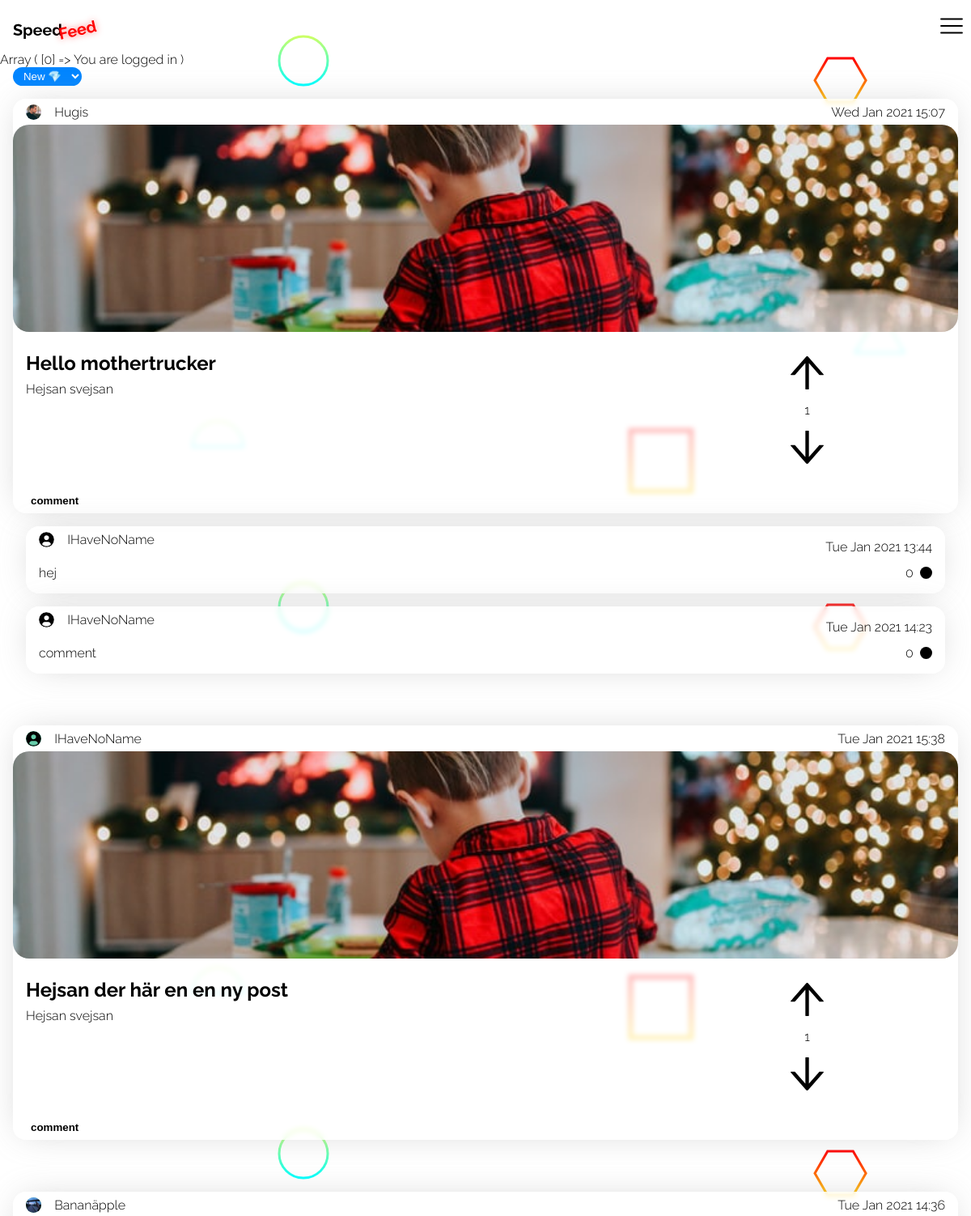
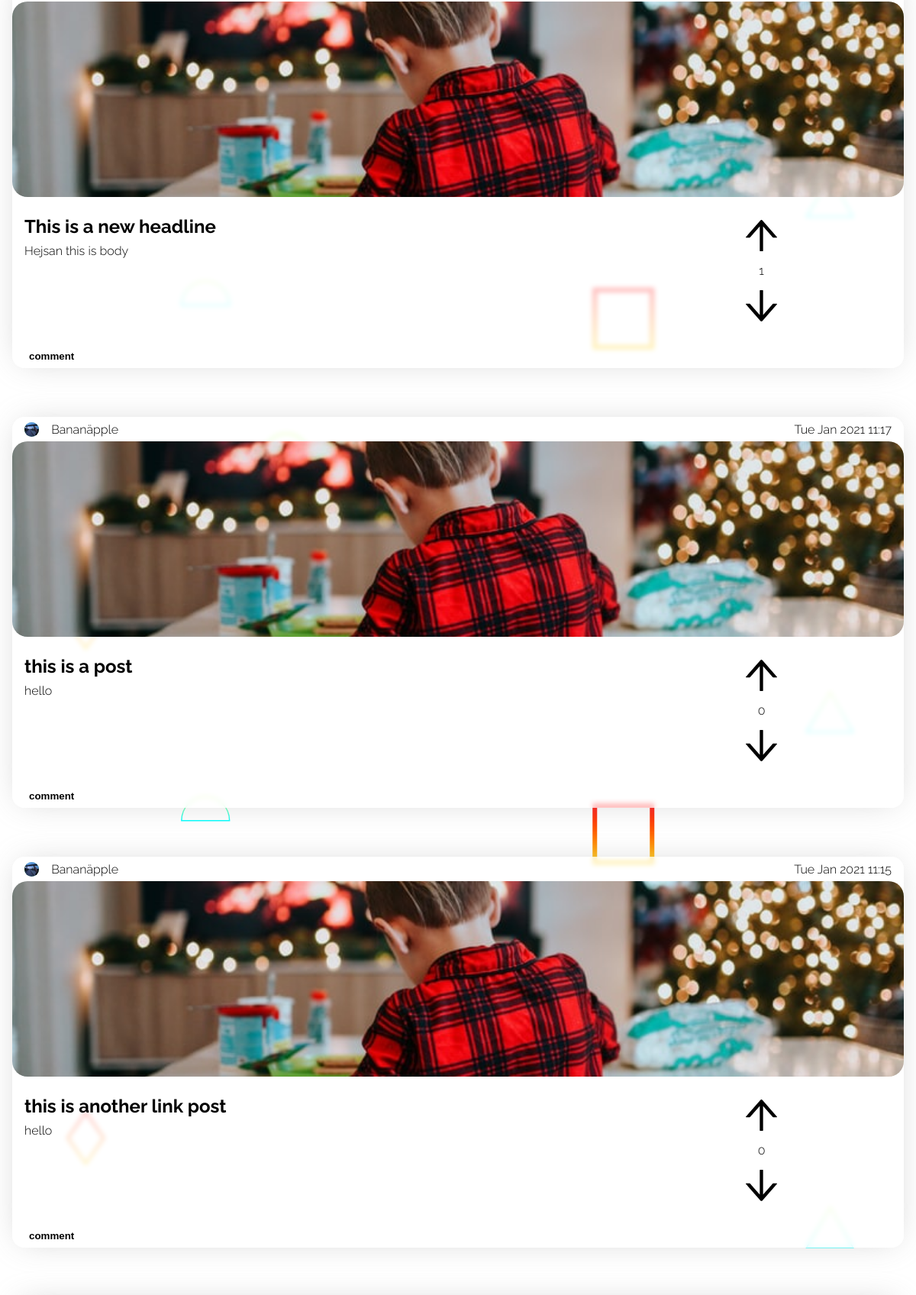
The app's page /views/index.php (signed in, upper part) with its own data (2 pictures, top to bottom).
### tables this page shows
CREATE TABLE "Users" ("id" integer,"name" varchar,"email" varchar,"avatar_path" varchar,"password_hash" varchar,"bio" text, "sort_by" varchar, PRIMARY KEY (id));

CREATE TABLE "Posts" ("id" integer,"user_id" int,"header" varchar,"body" text,"date" int, "color" varchar, "upDown" int, "link" varchar, PRIMARY KEY (id));

CREATE TABLE "Comments" ("id" integer,"user_id" int,"post_id" int,"body" text, "date" int, PRIMARY KEY (id));

### functions.php (called while the page is built, shortened)
<?php
function logMessage()
{
    $errorArray = [];
    if (count($_SESSION['message']) > 0) {
        foreach (($_SESSION['message']) as $message) {
            if ($message['type'] !== 3) {
                $errorArray[] = $message['message'];
            } else {
                $errorArray = [];
            }
        }
        if (count($errorArray) > 0) {
            print_r($errorArray);
        }
    }
}
function existUpvote($db, $commentid, $userid)
{
    $query = 'SELECT * FROM comment_likes WHERE comment_id = :comment_id AND user_id = :user_id';
    $statement = $db->prepare($query);
    $statement->bindParam(':comment_id', $commentid, PDO::PARAM_INT);
    $statement->bindParam(':user_id', $userid, PDO::PARAM_INT);
    $statement->execute();
    $upvote = $statement->fetch(PDO::FETCH_ASSOC);
    if ($upvote) {
        return true;
    } else {
        return false;
    }
}
function getUpvotes($db, $id): int
{
    $query = 'SELECT COUNT(*) FROM comment_likes WHERE comment_id = :comment_id';
    $statement = $db->prepare($query);
    $statement->bindParam(':comment_id', $id, PDO::PARAM_INT);
    $statement->execute();
    $upvotes = $statement->fetch(PDO::FETCH_ASSOC);
    return (int) $upvotes["COUNT(*)"];
}

### views/index.php (the view, shortened to what this page needs)
<?php
require('header.php');
require('../functions.php');
$db = new PDO('sqlite:../hacker_news_database.sqlite3');
if (isset($_SESSION['user'])) {
    $userId = $_SESSION['user']['id'];
    $stmt = $db->prepare("SELECT sort_by FROM Users where id = :userId");
    $stmt->bindParam(':userId', $userId);
    $stmt->execute();
    $data = $stmt->fetch(PDO::FETCH_ASSOC);
    $sort_by = $data['sort_by'];
} else {
    if (isset($_SESSION['sort'])) {
        $sort_by = $_SESSION['sort'];
    } else {
        $sort_by = 'new';
    }
}
if ($sort_by === 'new') {
    $result = $db->query("SELECT * FROM Posts ORDER BY \"date\" DESC LIMIT 30");
} else if ($sort_by === 'mostupvoted') {
    $result = $db->query("SELECT id, user_id, header, body, date, link, ifnull((select sum(up_down) from likes where posts.id=likes.post_id), 0) AS antallikes FROM Posts ORDER BY antallikes DESC LIMIT 30");
}
$posts = $result->fetchAll(PDO::FETCH_ASSOC);
?>
<body>
    <?php require('./nav.php') ?>
    <select class="sort-by" name="sort" id="">
        <option <?php if ($sort_by === 'new') {
                    echo 'selected';
                } ?>value="new">New 💎</option>
    </select>
    <?php foreach ($posts as $post) : ?>
        <?php
        $postId = $post['id'];
        $upvoteImage = '/images/upvote.svg';
        $downvoteImage = '/images/downvote.svg';
        if (isset($_SESSION['user'])) {
            $hasLikedResult = $db->query("SELECT * FROM Likes WHERE post_id = $postId AND user_id = $userId AND up_down = 1");
            $hasLikedData = $hasLikedResult->fetch(PDO::FETCH_ASSOC);
            if (isset($hasLikedData['id'])) {
                $hasLiked = true;
                $upvoteImage = '/images/upvoteActive.svg';
            } else {
                $hasLiked = false;
                $upvoteImage = '/images/upvote.svg';
            }
            $hasDislikedResult = $db->query("SELECT id FROM Likes WHERE post_id = $postId AND user_id = $userId AND up_down = -1");
            $hasDislikedData = $hasDislikedResult->fetch(PDO::FETCH_ASSOC);
            if (isset($hasDislikedData['id'])) {
                $hasDisliked = true;
                $downvoteImage = '/images/downvoteActive.svg';
            } else {
                $hasDisliked = false;
                $downvoteImage = '/images/downvote.svg';
            }
        }
        $commentResult = $db->query("SELECT * FROM Comments WHERE post_id = $postId");
        $comments = $commentResult->fetchAll(PDO::FETCH_ASSOC);
        $likesResult = $db->query("SELECT COUNT(user_id) AS 'likes' FROM Likes WHERE post_id = $postId AND up_down = 1");
        $likes = $likesResult->fetch(PDO::FETCH_ASSOC)['likes'];
        $dislikeResult = $db->query("SELECT COUNT(user_id) AS 'dislikes' FROM Likes WHERE post_id = $postId AND up_down = -1");
        $dislikes = $dislikeResult->fetch(PDO::FETCH_ASSOC)['dislikes'];
        $LikesSum = $likes - $dislikes;
        $postUserId = $post['user_id'];
        $result = $db->query("SELECT * FROM Users WHERE id = $postUserId");
        $user = $result->fetch(PDO::FETCH_ASSOC);
        isset($user['avatar_path']) ? $avatarPath = $user['avatar_path'] : $avatarPath = '/Account/uploads/default.svg';
        if (isset($user['name'])) {
            $userName = $user['name'];
        } else {
            $userName = 'IHaveNoName';
        }
        ?>
        <div data-postId="<?= $postId ?>" class="post id<?= $postId ?> post-group<?= $postId ?>">
            <div class="date-section">
                <div class="left">
                    <img src=<?= $avatarPath ?> alt="">
                    <p class="name"><?= $userName ?></p>
                </div>
                <div class="right">
                    <p class="date"><?= date('D M Y H:i', $post['date']) ?></p>
                </div>
            </div>
            <a href="<?= $post['link'] ?>">
                <div class="image-section">
                    <img src="/images/photo-1609050470947-f35aa6071497.jpeg" alt="">
                </div>
            </a>
            <div class="text-section">
                <div class="text-section-text">
                    <h2><?= $post['header'] ?></h2>
                    <p><?= $post['body'] ?></p>
                </div>
                <div class="text-section-vote" data-post="<?= $post['id'] ?>">
                    <div class="upvote-section img-container">
                        <img class="upvote <?= $hasLiked ? 'upvote-active' : 'upvoteInactive' ?>" src="<?= $upvoteImage ?>" alt="">
                    </div>
                    <p><?= $LikesSum ?></p>
                    <div class="downvote-section img-container">
                        <img class="downvote <?= $hasDisliked ? 'downvote-active' : 'downvoteInactive' ?>" src="<?= $downvoteImage ?>" alt="">
                    </div>
                </div>
            </div>
            <div class="bottom-section">
                <div class="left">
                    <button class="post-coment-button">comment</button>
                </div>
            </div>
        </div>
        <?php foreach ($comments as $comment) : ?>
            <?php
            $commenter_id = $comment['user_id'];
            $result = $db->query("SELECT name FROM Users WHERE id = $commenter_id");
            $data = $result->fetch(PDO::FETCH_ASSOC);
            $commenter_name = $data['name'];
            $commentId = $comment['id'];
            $commenterId = $comment['user_id'];
            $result = $db->query("SELECT * FROM Users WHERE id = $commenterId");
            $commenter = $result->fetch(PDO::FETCH_ASSOC);
            $commentImageURL = $commenter['avatar_path'];
            isset($commenter['avatar_path']) ? $commentImageURL = $commenter['avatar_path'] : $commentImageURL = '/Account/uploads/default.svg';
            if (isset($commenter['name'])) {
                $commenter_name = $commenter['name'];
            } else {
                $commenter_name = 'IHaveNoName';
            }
            ?>
            <div data-postId="<?= $postId ?>" data-id="<?= $commentId ?>" class="comment post<?= $postId ?> post-group<?= $postId ?> comment-id<?= $commentId ?>">
                <div class="upper">
                    <div class="left">
                        <img src=<?= $commentImageURL ?> alt="">
                        <p class="name"><?= $commenter_name ?></p>
                    </div>
                    <div class="right">
                        <p class="date"><?= date('D M Y H:i', $comment['date']) ?></p>
                    </div>
                </div>
                <div class="lower">
                    <div class="left">
                        <p class="comment-paragraph"><?= $comment['body'] ?></p>
                    </div>
                    <div class="right">
                        <span class="vote-number" data-id="<?= $commentId; ?>"><?= getUpvotes($db, $commentId) ?></span>
                        <?php if (isset($_SESSION['user'])) : ?>
                            <form class="like-comment-form" action="/Account/like-comment.php" method="post">
                                <?php if (!existUpvote($db, $commentId, $_SESSION['user']['id'])) : ?>
                                    <button style="background-color: black;" value="submit" type="submit" class="like-comment-button" data-id="<?= $commentId; ?>"></button>
                                <?php else : ?>
                                    <button style="background-color: rgb(37, 104, 246);" value="submit" type="submit" class="like-comment-button" data-id="<?= $commentId; ?>"></button>
                                <?php endif; ?>
                            </form>
                        <?php else : ?>
                            <button style="background-color: black;" value="submit" type="submit" class="like-comment-button" data-id="<?= $commentId; ?>"></button>
                        <?php endif; ?>
                    </div>
                </div>
            </div>
        <?php endforeach ?>
    <?php endforeach ?>
</body>
<?php require('footer.php') ?>

### styles/posts.css (style rules this page uses)
:root { font-size: 16px; font-family: Raleway; --backdrop-blur: 3px; --post-background-color: rgba(255, 255, 255, 0.747); --box-shadow: 0px 0px 43px -12px rgba(184, 184, 184, 0.75); }
.post { background: var(--post-background-color); backdrop-filter: blur(var(--backdrop-blur)); max-width: 100%; display: flex; flex-direction: column; border-radius: 1rem; margin: 0rem 1rem 0rem 1rem; overflow: hidden; margin-bottom: 1rem; margin-top: 1rem; box-shadow: var(--box-shadow); }
.post:not(:first-of-type) { margin-top: 4rem; }
.date-section { height: 2rem; display: flex; justify-content: space-between; }
.date-section .left { display: flex; align-items: center; justify-content: center; margin-left: 1rem; height: 2rem; position: relative; }
.date-section .right { display: flex; flex-direction: row; height: 100%; margin-right: 1rem; position: relative; }
.date-section .left img { background: mediumaquamarine; height: 1.2rem; width: 1.2rem; border-radius: 50%; margin-right: 1rem; }
.date-section .right * { display: flex; align-items: center; justify-content: center; }
.date-section .left .name { display: flex; align-items: center; justify-content: center; }
.date-section .left .name { height: 100%; margin: 0; margin-right: 1rem; }
.date-section .right .date { height: 100%; margin: 0; }
.image-section { height: 16rem; width: 100%; overflow: hidden; }
.image-section img { position: relative; border-radius: 20px; height: 100%; width: 100%; object-fit: cover; }
.text-section { height: 10rem; display: flex; padding: 1rem; }
.text-section .text-section-text { width: 70%; }
.text-section .text-section-text h2 { margin: 0.5rem 0rem; }
.text-section .text-section-text p { margin: 0.5rem 0rem; }
.text-section .text-section-vote { width: 30%; display: flex; flex-direction: column; position: relative; }
.img-container { position: relative; width: 100%; margin: 0; flex-grow: 1; height: 40%; display: flex; justify-content: center; align-items: center; }
.text-section .text-section-vote img.upvote { height: 60%; width: auto; }
.text-section .text-section-vote p { position: relative; width: 100%; margin: 0; flex-grow: 1; display: flex; justify-content: center; align-items: center; }
.text-section .text-section-vote img.downvote { height: 60%; width: auto; }
.upvoteInactive { height: 60%; width: auto; }
.downvoteInactive { height: 60%; width: auto; }
.bottom-section { height: 2rem; display: flex; justify-content: space-between; }
.bottom-section .left { display: flex; justify-content: center; align-items: center; margin-left: 1rem; }
.bottom-section .left button { border: none; background: none; font-weight: bold; outline: none; }
.comment { position: relative; display: flex; flex-direction: column; border-radius: 1rem; margin: 0rem 2rem 1rem 2rem; flex-grow: 1; margin-bottom: 1rem; overflow: hidden; background: var(--post-background-color); backdrop-filter: blur(var(--backdrop-blur)); box-shadow: var(--box-shadow); }
.comment .upper { height: 2rem; display: flex; justify-content: space-between; }
.comment .upper .right { margin-right: 1rem; }
.comment .upper .left { display: flex; justify-content: space-between; align-items: center; margin-left: 1rem; }
.comment .upper .left img { height: 1.2rem; width: 1.2rem; border-radius: 50%; }
.comment .upper .left .name { margin-left: 1rem; }
.comment .lower { display: flex; justify-content: space-between; }
.comment .lower .right { display: flex; justify-content: center; align-items: center; margin-right: 1rem; }
.comment .lower .left { margin-left: 1rem; }
.like-comment-button { height: 15px; width: 15px; border: none; border-radius: 50%; margin-top: 3px; margin-left: 0.2rem; }
.vote-number { padding: 5px; }

### styles/main.css (style rules this page uses)
body { margin: 4rem 0 0 0; padding: 0; width: 100vw; background: url(/images/Scattered-Forcefields.svg); background-attachment: fixed; }

### styles/nav.css (style rules this page uses)
a { color: black; text-decoration: none; }
.sort-by { background: #0085FF; border-radius: 50rem; color: white; text-align: center; margin-left: 1rem; outline: none; border: none; padding: .2rem .4rem; box-shadow: 0px 0px 51px -17px rgba(0,133,255,1); }

### records on screen
users: sort "New 💎"
posts: user.avatar_path (picture), user.name "Hugis", date "Wed Jan 2021 15:07", header "Hello mothertrucker", body "Hejsan svejsan", LikesSum "1"
comments: user.name "IHaveNoName", date "Tue Jan 2021 13:44", body "hej", commentId "0"
comments: user.name "IHaveNoName", date "Tue Jan 2021 14:23", body "comment", commentId "0"
posts: shows a picture, user.name "IHaveNoName", date "Tue Jan 2021 15:38", header "Hejsan der här en en ny post", body "Hejsan svejsan", LikesSum "1"
posts: user.avatar_path (picture), user.name "Bananäpple", date "Tue Jan 2021 14:36", header "This is a new headline", body "Hejsan this is body", LikesSum "1"
posts: user.avatar_path (picture), user.name "Bananäpple", date "Tue Jan 2021 11:17", header "this is a post", body "hello", LikesSum "0"
posts: user.avatar_path (picture), user.name "Bananäpple", date "Tue Jan 2021 11:15", header "this is another link post", body "hello", LikesSum "0"
